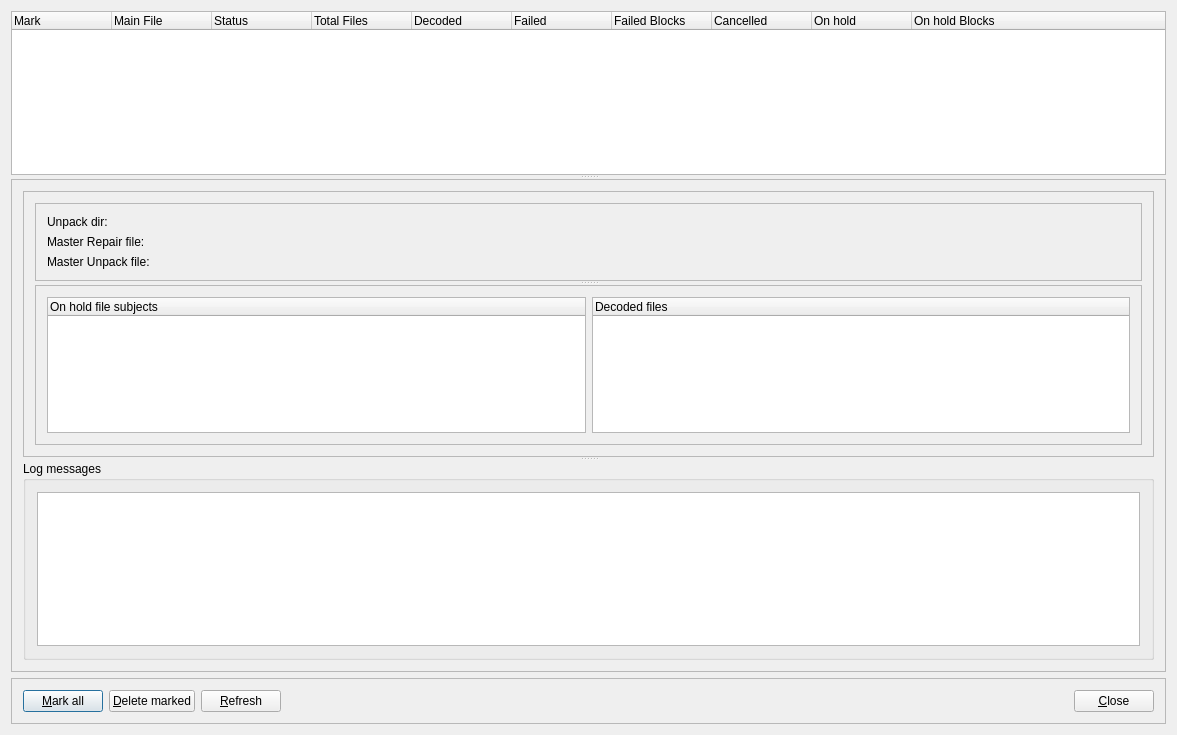
<?xml version="1.0" encoding="UTF-8"?>
<ui version="4.0">
 <class>groupProgressClass</class>
 <widget class="QDialog" name="groupProgressClass">
  <property name="geometry">
   <rect>
    <x>0</x>
    <y>0</y>
    <width>1177</width>
    <height>735</height>
   </rect>
  </property>
  <property name="windowTitle">
   <string>groupProgress</string>
  </property>
  <layout class="QVBoxLayout" name="verticalLayout_3">
   <item>
    <widget class="QSplitter" name="splitter_3">
     <property name="orientation">
      <enum>Qt::Vertical</enum>
     </property>
     <widget class="QTreeWidget" name="groupList">
      <property name="baseSize">
       <size>
        <width>0</width>
        <height>0</height>
       </size>
      </property>
      <property name="autoScroll">
       <bool>false</bool>
      </property>
      <property name="rootIsDecorated">
       <bool>false</bool>
      </property>
      <column>
       <property name="text">
        <string>Mark</string>
       </property>
      </column>
      <column>
       <property name="text">
        <string>Main File</string>
       </property>
      </column>
      <column>
       <property name="text">
        <string>Status</string>
       </property>
      </column>
      <column>
       <property name="text">
        <string>Total Files</string>
       </property>
      </column>
      <column>
       <property name="text">
        <string>Decoded</string>
       </property>
      </column>
      <column>
       <property name="text">
        <string>Failed</string>
       </property>
      </column>
      <column>
       <property name="text">
        <string>Failed Blocks</string>
       </property>
      </column>
      <column>
       <property name="text">
        <string>Cancelled</string>
       </property>
      </column>
      <column>
       <property name="text">
        <string>On hold</string>
       </property>
      </column>
      <column>
       <property name="text">
        <string>On hold Blocks</string>
       </property>
      </column>
     </widget>
     <widget class="QFrame" name="frame">
      <property name="frameShape">
       <enum>QFrame::StyledPanel</enum>
      </property>
      <property name="frameShadow">
       <enum>QFrame::Raised</enum>
      </property>
      <layout class="QVBoxLayout" name="verticalLayout">
       <item>
        <widget class="QSplitter" name="splitter_2">
         <property name="orientation">
          <enum>Qt::Vertical</enum>
         </property>
         <widget class="QFrame" name="frame_3">
          <property name="frameShape">
           <enum>QFrame::StyledPanel</enum>
          </property>
          <property name="frameShadow">
           <enum>QFrame::Raised</enum>
          </property>
          <layout class="QVBoxLayout" name="verticalLayout_2">
           <item>
            <widget class="QSplitter" name="splitter">
             <property name="orientation">
              <enum>Qt::Vertical</enum>
             </property>
             <widget class="QFrame" name="frame_4">
              <property name="frameShape">
               <enum>QFrame::StyledPanel</enum>
              </property>
              <property name="frameShadow">
               <enum>QFrame::Raised</enum>
              </property>
              <layout class="QVBoxLayout" name="verticalLayout_4">
               <item>
                <widget class="QLabel" name="dirLabel">
                 <property name="text">
                  <string>Unpack dir: </string>
                 </property>
                </widget>
               </item>
               <item>
                <widget class="QLabel" name="repairLabel">
                 <property name="text">
                  <string>Master Repair file: </string>
                 </property>
                </widget>
               </item>
               <item>
                <widget class="QLabel" name="unpackLabel">
                 <property name="text">
                  <string>Master Unpack file: </string>
                 </property>
                </widget>
               </item>
              </layout>
             </widget>
             <widget class="QFrame" name="frame_5">
              <property name="frameShape">
               <enum>QFrame::StyledPanel</enum>
              </property>
              <property name="frameShadow">
               <enum>QFrame::Raised</enum>
              </property>
              <layout class="QHBoxLayout" name="horizontalLayout_2">
               <item>
                <widget class="QTreeWidget" name="onHoldList">
                 <property name="autoScroll">
                  <bool>false</bool>
                 </property>
                 <property name="rootIsDecorated">
                  <bool>false</bool>
                 </property>
                 <column>
                  <property name="text">
                   <string notr="true">On hold file subjects</string>
                  </property>
                 </column>
                </widget>
               </item>
               <item>
                <widget class="QTreeWidget" name="decodedList">
                 <property name="autoScroll">
                  <bool>false</bool>
                 </property>
                 <property name="rootIsDecorated">
                  <bool>false</bool>
                 </property>
                 <column>
                  <property name="text">
                   <string notr="true">Decoded files</string>
                  </property>
                 </column>
                </widget>
               </item>
              </layout>
             </widget>
            </widget>
           </item>
          </layout>
         </widget>
         <widget class="QGroupBox" name="groupBox">
          <property name="title">
           <string>Log messages</string>
          </property>
          <layout class="QHBoxLayout" name="horizontalLayout_3">
           <item>
            <widget class="QPlainTextEdit" name="logWindow">
             <property name="readOnly">
              <bool>true</bool>
             </property>
            </widget>
           </item>
          </layout>
         </widget>
        </widget>
       </item>
      </layout>
     </widget>
    </widget>
   </item>
   <item>
    <widget class="QFrame" name="frame_2">
     <property name="frameShape">
      <enum>QFrame::StyledPanel</enum>
     </property>
     <property name="frameShadow">
      <enum>QFrame::Raised</enum>
     </property>
     <layout class="QHBoxLayout" name="horizontalLayout">
      <item>
       <widget class="QPushButton" name="markButton">
        <property name="text">
         <string>&amp;Mark all</string>
        </property>
       </widget>
      </item>
      <item>
       <widget class="QPushButton" name="deletePushButton">
        <property name="text">
         <string>&amp;Delete marked</string>
        </property>
       </widget>
      </item>
      <item>
       <widget class="QPushButton" name="refreshPushButton">
        <property name="text">
         <string>&amp;Refresh</string>
        </property>
       </widget>
      </item>
      <item>
       <spacer name="horizontalSpacer">
        <property name="orientation">
         <enum>Qt::Horizontal</enum>
        </property>
        <property name="sizeHint" stdset="0">
         <size>
          <width>40</width>
          <height>20</height>
         </size>
        </property>
       </spacer>
      </item>
      <item>
       <widget class="QPushButton" name="okPushButton">
        <property name="text">
         <string>&amp;Close</string>
        </property>
       </widget>
      </item>
     </layout>
    </widget>
   </item>
  </layout>
 </widget>
 <layoutdefault spacing="6" margin="11"/>
 <resources>
  <include location="quban.qrc"/>
 </resources>
 <connections>
  <connection>
   <sender>okPushButton</sender>
   <signal>clicked()</signal>
   <receiver>groupProgressClass</receiver>
   <slot>accept()</slot>
   <hints>
    <hint type="sourcelabel">
     <x>1019</x>
     <y>698</y>
    </hint>
    <hint type="destinationlabel">
     <x>588</x>
     <y>367</y>
    </hint>
   </hints>
  </connection>
 </connections>
</ui>
